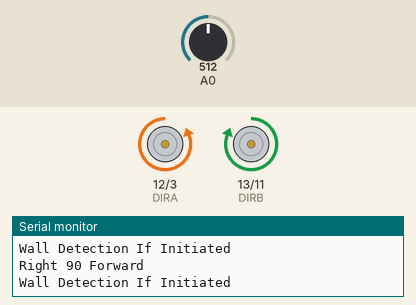
Bench run of a sketch on a simulated Arduino Uno, built with avr-gcc and run on an emulated ATmega328P. Parts: direction and speed pins drawn as motors (green arrow = direction pin HIGH = forward, orange = LOW = backward, longer = more drive), the last lines printed to the serial monitor. The inputs (shaded band) are chosen by the test bench; at power-on: A0 = 512.

Above: at 1.2 s.
1.3 s: A0 set to 211
4.3 s: A0 set to 186
At 12.5 s:
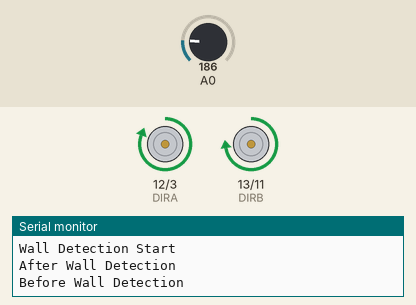
At 18.0 s:
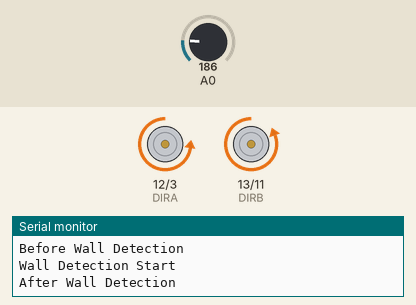
Timing chart, 0 to 20.6 s (numbered marks = the images above; inputs shaded):
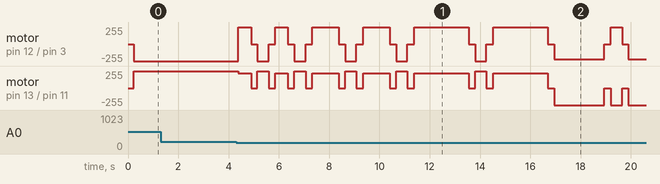

Measured:
- the behaviour switches between 200 and 199 on A0 (found by bisection; images 0 and 1)

The sketch:

Main.ino
```cpp
int DIRA = 12;
int DIRB = 13;

int PWMA = 3;
int PWMB = 11;

void setup(){
  pinMode(DIRA, OUTPUT);
  pinMode(DIRB, OUTPUT);

  Serial.begin(1200);
}

void loop(){

  //fullMethodTest();

  //finalShow();

  finalShowWithWallDetection();

  //wallDetection();

}
```

ExecutionScripts.ino
```cpp
void fullMethodTest(){

  forwardShort();
  delay(250);
  forwardMed();
  delay(250);
  forwardLong();
  delay(250);

  backShort();
  delay(250);
  backMed();
  delay(250);
  backLong();
  delay(250);

  left90Forward();
  delay(250);
  right90Forward();
  delay(250);
  left90Back();
  delay(250);
  right90Back();
  delay(250);
}

void spiralForward(){
  forwardShort();
  delay(250);
  right90Forward();
  delay(250);
  forwardShort();
  delay(250);
  right90Forward();
  delay(250);
  forwardMed();
  delay(250);
  right90Forward();
  delay(250);
  forwardMed();
  delay(250);
  right90Forward();
  delay(250);
  forwardLong();
  delay(250);
  right90Forward();
  delay(250);
  forwardLong();
  delay(250);
}

void spiralBack(){
  backLong();
  delay(250);
  right90Back();
  delay(250);
  backLong();
  delay(250);
  right90Back();
  delay(250);
  backMed();
  delay(250);
  right90Back();
  delay(250);
  backMed();
  delay(250);
  right90Back();
  delay(250);
  backShort();
  delay(250);
  right90Back();
  delay(250);
  backShort();
  delay(250);
}

void finalShow(){
  spiralForward();
  spiralBack();
}


void finalShowWithWallDetection(){

  Serial.println("Before Wall Detection");
  wallDetectionAlgorithm();
  Serial.println("After Wall Detection");

  //Forward Short
  forwardShort();
  delay(250);
  //End Forward Short

  stopMovement();
  delay(250);

  right90Forward();
  delay(450);

  stopMovement();
  delay(250);

  Serial.println("Before Wall Detection");
  wallDetectionAlgorithm();
  Serial.println("After Wall Detection");

  //Forward Short
  forwardShort();
  delay(250);
  //End Forward Short

  stopMovement();
  delay(250);

  right90Forward();
  delay(450);

  stopMovement();
  delay(250);

  Serial.println("Before Wall Detection");
  wallDetectionAlgorithm();
  Serial.println("After Wall Detection");

  //Forward Medium
  forwardShort();
  delay(250);

  Serial.println("Before Wall Detection");
  wallDetectionAlgorithm();
  Serial.println("After Wall Detection");

  forwardShort();
  delay(250);
  //End Forward Medium

  stopMovement();
  delay(250);

  right90Forward();
  delay(450);

  stopMovement();
  delay(250);

  Serial.println("Before Wall Detection");
  wallDetectionAlgorithm();
  Serial.println("After Wall Detection");

  //Forward Medium
  forwardShort();
  delay(250);

  Serial.println("Before Wall Detection");
  wallDetectionAlgorithm();
  Serial.println("After Wall Detection");

  forwardShort();
  delay(250);
  //End Forward Medium

  stopMovement();
  delay(250);

  right90Forward();
  delay(450);

  stopMovement();
  delay(250);

  Serial.println("Before Wall Detection");
  wallDetectionAlgorithm();
  Serial.println("After Wall Detection");

  //Forward Long
  forwardShort();
  delay(250);

  Serial.println("Before Wall Detection");
  wallDetectionAlgorithm();
  Serial.println("After Wall Detection");

  forwardShort();
  delay(250);

  Serial.println("Before Wall Detection");
  wallDetectionAlgorithm();
  Serial.println("After Wall Detection");

  forwardShort();
  delay(250);

  Serial.println("Before Wall Detection");
  wallDetectionAlgorithm();
  Serial.println("After Wall Detection");

  forwardShort();
  delay(250);
  //End Forward Long

  stopMovement();
  delay(250);

  right90Forward();
  delay(450);

  stopMovement();
  delay(250);

  Serial.println("Before Wall Detection");
  wallDetectionAlgorithm();
  Serial.println("After Wall Detection");

  //Forward Long
  forwardShort();
  delay(250);

  Serial.println("Before Wall Detection");
  wallDetectionAlgorithm();
  Serial.println("After Wall Detection");

  forwardShort();
  delay(250);

  Serial.println("Before Wall Detection");
  wallDetectionAlgorithm();
  Serial.println("After Wall Detection");

  forwardShort();
  delay(250);

  Serial.println("Before Wall Detection");
  wallDetectionAlgorithm();
  Serial.println("After Wall Detection");

  forwardShort();
  delay(250);
  //End Forward Long

  stopMovement();
  delay(250);


  //Back Long
  backShort();
  delay(250);

  backShort();
  delay(250);

  backShort();
  delay(250);

  backShort();
  delay(250);
  //End Back Long

  stopMovement();
  delay(250);

  right90Back();
  delay(450);

  stopMovement();
  delay(250);

  //Back Long
  backShort();
  delay(250);

  backShort();
  delay(250);

  backShort();
  delay(250);

  backShort();
  delay(250);
  //End Back Long

  stopMovement();
  delay(250);

  right90Back();
  delay(450);

  stopMovement();
  delay(250);

  //Back Medium
  backShort();
  delay(250);

  backShort();
  delay(250);
  //End Back Medium

  stopMovement();
  delay(250);

  right90Back();
  delay(450);

  stopMovement();
  delay(250);

  //Back Medium
  backShort();
  delay(250);

  backShort();
  delay(250);
  //End Back Medium

  stopMovement();
  delay(250);

  right90Back();
  delay(450);

  stopMovement();
  delay(250);

  //Back Short
  backShort();
  delay(250);
  //End Back Short

  stopMovement();
  delay(250);

  right90Back();
  delay(450);

  stopMovement();
  delay(250);

  //Back Short
  backShort();
  delay(250);
  //End Back Short

  stopMovement();
  delay(250);

}
```

ForwardFunctionDef.ino
```cpp
void forwardShort(){
  int value;
  digitalWrite(DIRA,HIGH);
  digitalWrite(DIRB, HIGH);

  analogWrite(PWMA, 255);   //PWM Speed Control
  analogWrite(PWMB, 225);   //PWM Speed Control
  delay(250);
}

void forwardMed(){
  int value;
  digitalWrite(DIRA,HIGH);
  digitalWrite(DIRB, HIGH);

  analogWrite(PWMA, 255);   //PWM Speed Control
  analogWrite(PWMB, 225);   //PWM Speed Control
  delay(500);
}

void forwardLong(){
  int value;
  digitalWrite(DIRA,HIGH);
  digitalWrite(DIRB, HIGH);

  analogWrite(PWMA, 255);   //PWM Speed Control
  analogWrite(PWMB, 225);   //PWM Speed Control
  delay(1000);
}

void stopMovement(){
  analogWrite(PWMA, 0);   //PWM Speed Control
  analogWrite(PWMB, 0);   //PWM Speed Control
}

void wallDetectionAlgorithm(){
  Serial.println("Wall Detection Start");
  int wallProximity = 0;
  wallProximity = analogRead(0);
  while(wallProximity >= 200){
    Serial.println("Wall Detection If Initiated");
    right90Forward();
    delay(250);
    wallProximity = analogRead(0);
  }
}
```

ReverseFunctionDef.ino
```cpp
void backShort(){
  digitalWrite(DIRA, LOW);
  digitalWrite(DIRB, LOW);
  analogWrite(PWMA, 225);   //PWM Speed Control
  analogWrite(PWMB, 255);   //PWM Speed Control
  delay(250);
}

void backMed(){
  digitalWrite(DIRA, LOW);
  digitalWrite(DIRB, LOW);
  analogWrite(PWMA, 225);   //PWM Speed Control
  analogWrite(PWMB, 255);   //PWM Speed Control
  delay(500);
}

void backLong(){
  digitalWrite(DIRA, LOW);
  digitalWrite(DIRB, LOW);
  analogWrite(PWMA, 225);   //PWM Speed Control
  analogWrite(PWMB, 255);   //PWM Speed Control
  delay(1000);
}
```

TurnControls.ino
```cpp
void left90Forward(){
  digitalWrite(DIRA, HIGH);
  digitalWrite(DIRB, LOW);
  analogWrite(PWMA, 255);
  analogWrite(PWMB, 255);
}

void right90Forward(){
  Serial.println("Right 90 Forward");
  digitalWrite(DIRA, LOW);
  digitalWrite(DIRB, HIGH);
  analogWrite(PWMA, 255);
  analogWrite(PWMB, 255);
}

void left90Back(){
  digitalWrite(DIRA, LOW);
  digitalWrite(DIRB, HIGH);
  analogWrite(PWMA, 255);
  analogWrite(PWMB, 255);
}

void right90Back(){
  digitalWrite(DIRA, HIGH);
  digitalWrite(DIRB, LOW);
  analogWrite(PWMA, 255);
  analogWrite(PWMB, 255);
}
```
